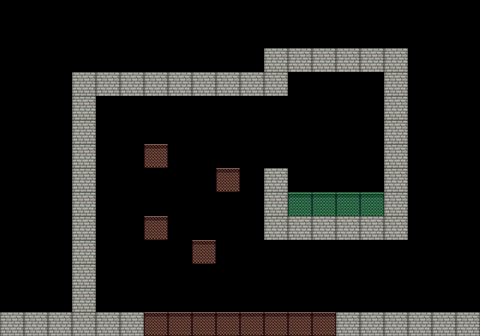

This is a level from a 2D game, rendered from its Tiled map with the project's own tilesets. A one-line summary and the map file follow, with tile-layer data summarised:
An orthogonal 20x14 tile map with 24x24 px tiles, 2 tile layers (block, obje), 2 tilesets.

<map version="1.0" orientation="orthogonal" renderorder="right-down" width="20" height="14" tilewidth="24" tileheight="24" nextobjectid="1">
 <tileset firstgid="1" name="map" tilewidth="24" tileheight="24" tilecount="3" columns="3">
  <image source="map.png" width="72" height="24" />
  <tile id="0">
   <properties>
    <property name="blo" type="int" value="1" />
   </properties>
  </tile>
  <tile id="1">
   <properties>
    <property name="blo" type="int" value="2" />
   </properties>
  </tile>
  <tile id="2">
   <properties>
    <property name="blo" type="int" value="3" />
   </properties>
  </tile>
 </tileset>
 <tileset firstgid="4" name="map2" tilewidth="24" tileheight="24" tilecount="2" columns="2">
  <image source="map2.png" width="48" height="24" />
  <tile id="0">
   <properties>
    <property name="blo" type="int" value="2" />
   </properties>
  </tile>
  <tile id="1">
   <properties>
    <property name="blo" type="int" value="4" />
   </properties>
  </tile>
 </tileset>
 <layer name="block" width="20" height="14">
  <data>[280 cells, 50 non-empty, 1 distinct tile ids]</data>
 </layer>
 <layer name="obje" width="20" height="14">
  <data>[280 cells, 16 non-empty, 2 distinct tile ids]</data>
 </layer>
</map>